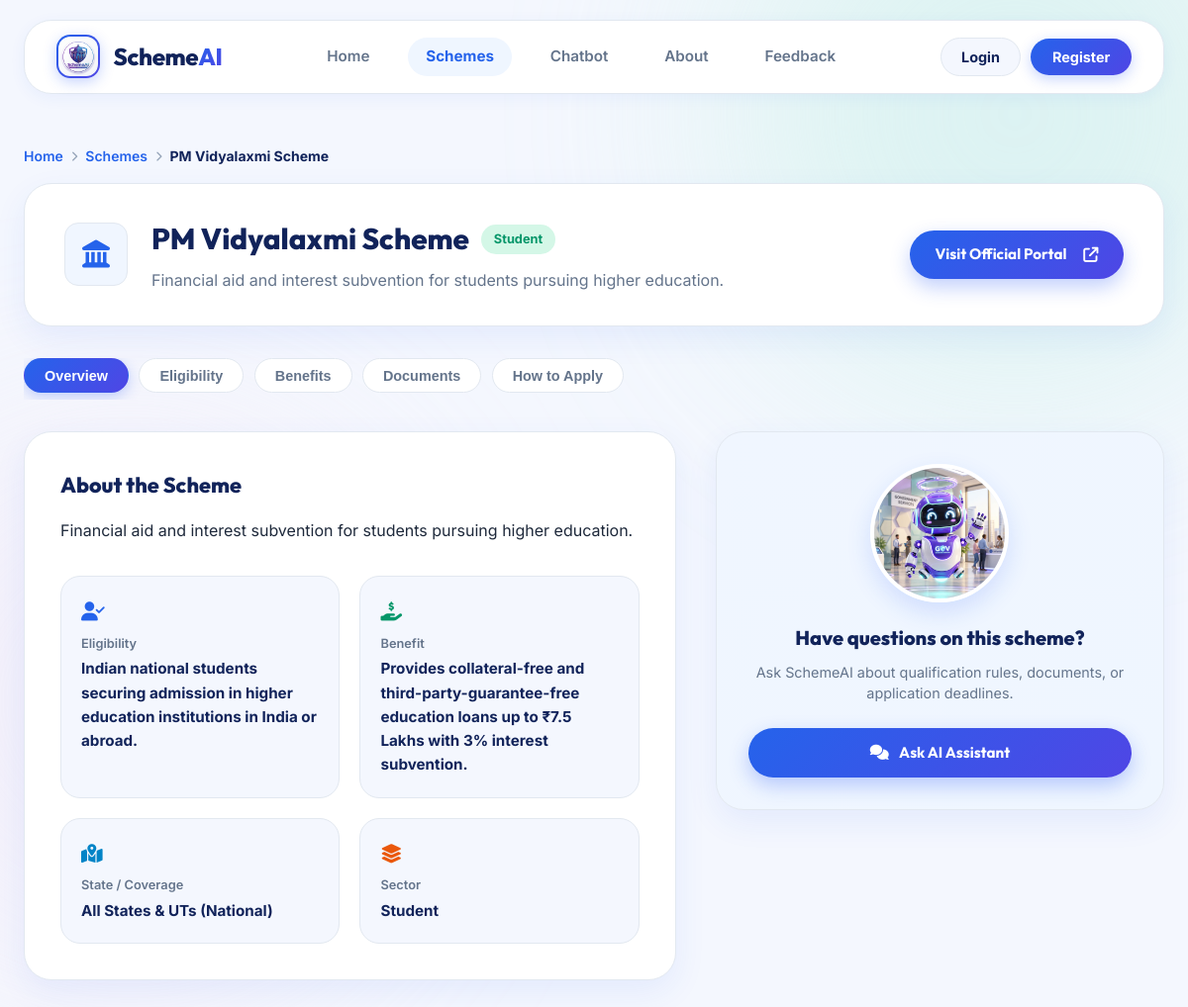
The page /schemes/1 on the database its author committed.
### tables this page shows
CREATE TABLE schemes (
            id INTEGER PRIMARY KEY AUTOINCREMENT,
            name TEXT UNIQUE NOT NULL,
            category TEXT NOT NULL,
            description TEXT NOT NULL,
            eligibility TEXT NOT NULL,
            benefits TEXT NOT NULL,
            required_documents TEXT NOT NULL,
            portal_link TEXT NOT NULL
        );

### app.py (the view)
@app.route('/schemes/<int:scheme_id>')
def scheme_details(scheme_id):
    logged_in = 'user_id' in session
    username = session.get('username')
    scheme = get_scheme_by_id(scheme_id)
    if not scheme:
        return redirect(url_for('schemes_catalog'))
    return render_template(
        'scheme_details.html',
        scheme=scheme,
        logged_in=logged_in,
        username=username
    )

### utils/db.py (called while the page is built)
def get_db_connection():
    conn = sqlite3.connect(DATABASE_PATH)
    conn.row_factory = sqlite3.Row  # Returns rows as dictionary-like objects
    return conn

def get_scheme_by_id(scheme_id):
    conn = get_db_connection()
    cursor = conn.cursor()
    cursor.execute("SELECT * FROM schemes WHERE id = ?", (scheme_id,))
    row = cursor.fetchone()
    conn.close()
    return dict(row) if row else None

### templates/scheme_details.html (shortened to what this page needs)
<!DOCTYPE html>
<html lang="en">
<head>
    <link rel="stylesheet" href="https://cdnjs.cloudflare.com/ajax/libs/font-awesome/6.4.0/css/all.min.css">
    <link rel="stylesheet" href="{{ url_for('static', filename='css/style.css') }}?v=16">
</head>
<body class="public-page">
    <div class="page-container" style="max-width: 1280px;">
        <header class="navbar" style="margin-top: 1.25rem;">
            <a href="/" class="brand">
                <div class="brand-logo">
                    <img src="{{ url_for('static', filename='images/logo.jpg') }}" alt="SchemeAI Logo" class="brand-logo-img">
                </div>
                <span class="brand-name">Scheme<span>AI</span></span>
            </a>
            <nav class="nav-links">
                <a href="/" class="nav-item">Home</a>
                <a href="{{ url_for('schemes_catalog') }}" class="nav-item active">Schemes</a>
                <a href="{{ url_for('chat_workspace') }}" class="nav-item">Chatbot</a>
                <a href="/about" class="nav-item">About</a>
                <a href="/feedback" class="nav-item">Feedback</a>
            </nav>
            <div class="nav-actions">
                {% if logged_in %}
                    <a href="{{ url_for('user_profile') }}" class="user-pill-btn">
                        <i class="fa-solid fa-circle-user"></i>
                        <span>{{ username }}</span>
                    </a>
                    <a href="{{ url_for('logout') }}" class="btn-nav-logout" title="Logout">
                        <i class="fa-solid fa-arrow-right-from-bracket"></i>
                    </a>
                {% else %}
                    <a href="{{ url_for('login') }}" class="btn-nav-login-light">Login</a>
                    <a href="{{ url_for('register') }}" class="btn-nav-register-light">Register</a>
                {% endif %}
            </div>
        </header>
        <div style="display: flex; align-items: center; gap: 0.5rem; font-size: 0.875rem; color: var(--text-secondary); margin: 1.5rem 0 1rem 0;">
            <a href="/" style="color: var(--primary-purple); text-decoration: none; font-weight: 600;">Home</a>
            <i class="fa-solid fa-chevron-right" style="font-size: 0.65rem; color: #94A3B8;"></i>
            <a href="{{ url_for('schemes_catalog') }}" style="color: var(--primary-purple); text-decoration: none; font-weight: 600;">Schemes</a>
            <i class="fa-solid fa-chevron-right" style="font-size: 0.65rem; color: #94A3B8;"></i>
            <span style="color: var(--deep-purple); font-weight: 700;">{{ scheme.name }}</span>
        </div>
        <div style="background: var(--white); border: 1.5px solid var(--border-color); border-radius: var(--radius-xl); padding: 2rem 2.5rem; box-shadow: var(--shadow-card); display: flex; justify-content: space-between; align-items: center; gap: 2rem; margin-bottom: 2rem; flex-wrap: wrap;">
            <div style="display: flex; align-items: center; gap: 1.5rem;">
                <div style="width: 64px; height: 64px; border-radius: var(--radius-md); background: #F0F6FF; border: 1.5px solid var(--border-color); display: flex; align-items: center; justify-content: center; font-size: 1.75rem; color: var(--primary-purple); flex-shrink: 0;">
                    <i class="fa-solid fa-landmark"></i>
                </div>
                <div>
                    <div style="display: flex; align-items: center; gap: 0.75rem; margin-bottom: 0.35rem; flex-wrap: wrap;">
                        <h1 style="font-family: var(--font-heading); font-size: 1.85rem; font-weight: 800; color: var(--deep-purple);">
                            {{ scheme.name }}
                        </h1>
                        <span style="background: #D4F7E7; color: #059669; font-weight: 700; font-size: 0.8rem; padding: 0.3rem 0.8rem; border-radius: var(--radius-pill);">
                            {{ scheme.category|replace('_', ' ')|title }}
                        </span>
                    </div>
                    <p style="color: var(--text-secondary); font-size: 1rem;">
                        {{ scheme.description }}
                    </p>
                </div>
            </div>
            {% if scheme.portal_link %}
            <a href="{{ scheme.portal_link }}" target="_blank" class="btn btn-primary" style="padding: 0.75rem 1.6rem; border-radius: var(--radius-pill); white-space: nowrap; text-decoration: none;">
                <span>Visit Official Portal</span>
                <i class="fa-solid fa-arrow-up-right-from-square" style="margin-left: 0.4rem;"></i>
            </a>
            {% endif %}
        </div>
        <div style="display: flex; gap: 0.65rem; margin-bottom: 2rem; overflow-x: auto; padding-bottom: 0.4rem;">
            <button class="filter-pill active" onclick="switchTab('overview')">Overview</button>
            <button class="filter-pill" onclick="switchTab('eligibility')">Eligibility</button>
            <button class="filter-pill" onclick="switchTab('benefits')">Benefits</button>
            <button class="filter-pill" onclick="switchTab('documents')">Documents</button>
            <button class="filter-pill" onclick="switchTab('apply')">How to Apply</button>
        </div>
        <div class="scheme-details-split-grid">
            <div>
                <div id="tab-overview" class="tab-pane" style="background: var(--white); border: 1.5px solid var(--border-color); border-radius: var(--radius-xl); padding: 2.25rem; box-shadow: var(--shadow-card); margin-bottom: 2rem;">
                    <h3 style="font-family: var(--font-heading); font-size: 1.35rem; font-weight: 800; color: var(--deep-purple); margin-bottom: 1rem;">
                        About the Scheme
                    </h3>
                    <p style="color: var(--text-main); font-size: 1rem; line-height: 1.7; margin-bottom: 2rem;">
                        {{ scheme.description }}
                    </p>
                    <div class="scheme-criteria-2x2-grid">
                        <div style="background: #F4F7FE; border: 1.5px solid var(--border-color); border-radius: var(--radius-lg); padding: 1.25rem;">
                            <div style="color: var(--primary-purple); font-size: 1.2rem; margin-bottom: 0.4rem;">
                                <i class="fa-solid fa-user-check"></i>
                            </div>
                            <div style="font-size: 0.8rem; font-weight: 600; color: var(--text-secondary);">Eligibility</div>
                            <div style="font-weight: 700; color: var(--deep-purple); font-size: 0.95rem; margin-top: 0.2rem;">
                                {{ scheme.eligibility or 'Eligible Indian citizens' }}
                            </div>
                        </div>
                        <div style="background: #F4F7FE; border: 1.5px solid var(--border-color); border-radius: var(--radius-lg); padding: 1.25rem;">
                            <div style="color: #059669; font-size: 1.2rem; margin-bottom: 0.4rem;">
                                <i class="fa-solid fa-hand-holding-dollar"></i>
                            </div>
                            <div style="font-size: 0.8rem; font-weight: 600; color: var(--text-secondary);">Benefit</div>
                            <div style="font-weight: 700; color: var(--deep-purple); font-size: 0.95rem; margin-top: 0.2rem;">
                                {{ scheme.benefits or 'Direct government welfare grant' }}
                            </div>
                        </div>
                        <div style="background: #F4F7FE; border: 1.5px solid var(--border-color); border-radius: var(--radius-lg); padding: 1.25rem;">
                            <div style="color: #0284C7; font-size: 1.2rem; margin-bottom: 0.4rem;">
                                <i class="fa-solid fa-map-location-dot"></i>
                            </div>
                            <div style="font-size: 0.8rem; font-weight: 600; color: var(--text-secondary);">State / Coverage</div>
                            <div style="font-weight: 700; color: var(--deep-purple); font-size: 0.95rem; margin-top: 0.2rem;">
                                All States &amp; UTs (National)
                            </div>
                        </div>
                        <div style="background: #F4F7FE; border: 1.5px solid var(--border-color); border-radius: var(--radius-lg); padding: 1.25rem;">
                            <div style="color: #EA580C; font-size: 1.2rem; margin-bottom: 0.4rem;">
                                <i class="fa-solid fa-layer-group"></i>
                            </div>
                            <div style="font-size: 0.8rem; font-weight: 600; color: var(--text-secondary);">Sector</div>
                            <div style="font-weight: 700; color: var(--deep-purple); font-size: 0.95rem; margin-top: 0.2rem;">
                                {{ scheme.category|replace('_', ' ')|title }}
                            </div>
                        </div>
                    </div>
                </div>
            </div>
            <div>
                <div style="background: linear-gradient(145deg, #F0F6FF 0%, #EFF6FF 100%); border: 1.5px solid var(--border-color); border-radius: var(--radius-xl); padding: 2rem; box-shadow: var(--shadow-card); text-align: center; margin-bottom: 2rem;">
                    <div style="width: 140px; height: 140px; border-radius: 50%; overflow: hidden; margin: 0 auto 1.25rem auto; border: 4px solid var(--white); box-shadow: 0 10px 24px rgba(32, 84, 246, 0.15);">
                        <img src="{{ url_for('static', filename='images/robot_mascot.jpg') }}?v=16" alt="SchemeAI Bot" style="width: 100%; height: 100%; object-fit: cover;">
                    </div>
                    <h4 style="font-family: var(--font-heading); font-size: 1.25rem; font-weight: 800; color: var(--deep-purple); margin-bottom: 0.5rem;">
                        Have questions on this scheme?
                    </h4>
                    <p style="color: var(--text-secondary); font-size: 0.9rem; line-height: 1.5; margin-bottom: 1.5rem;">
                        Ask SchemeAI about qualification rules, documents, or application deadlines.
                    </p>
                    <a href="/chat" class="btn btn-primary" style="width: 100%; border-radius: var(--radius-pill); text-decoration: none;">
                        <i class="fa-solid fa-comments"></i> Ask AI Assistant
                    </a>
                </div>
            </div>
        </div>
    </div>
</body>
</html>

### rows shown on the page
schemes: name "PM Vidyalaxmi Scheme", category "Student", description "Financial aid and interest subvention for students pursuing higher education.", eligibility "Indian national students securing admission in higher education institutions in India or abroad.", benefits "Provides collateral-free and third-party-guarantee-free education loans up to ₹7.5 Lakhs with 3% interest subvention."
